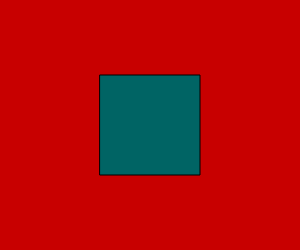
Frame 1 (no input)
Frame 60 (no input): identical to frame 1, image omitted
Frame 120 (the mouse pressed at the canvas centre since frame 60): identical to frame 1, image omitted

The p5.js sketch that drew this single still picture (run headless with seeded random() and noise() and a simulated clock; from frame 60 on, the mouse is pressed at the canvas centre):

// p5.js sketch
// ── sketch.js
function setup() {
  // put setup code here

  createCanvas(300, 250);
 

}

function draw() {
  background(200,0,0);
  fill(0,100,100);
  rect(100,75,100,100)
 
}
